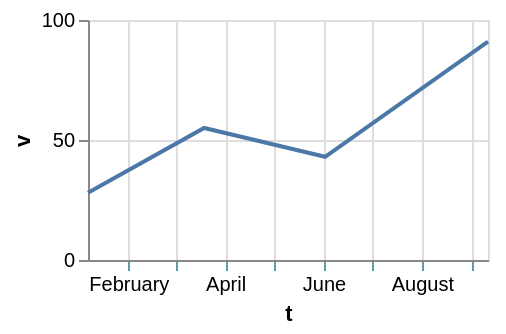

Source (Vega-Lite JSON):
### Vega-Lite specification from a JSON file in a GitHub repository (floating-point values rounded to 4 significant figures)
{"$schema": "https://vega.github.io/schema/vega-lite/v6.json", "width": 200, "height": 120, "data": {"values": [{"c": "alpha", "v": 28, "w": 3, "t": "2024-01-07"}, {"c": "beta", "v": 55, "w": 7, "t": "2024-03-19"}, {"c": "gamma", "v": 43, "w": 5, "t": "2024-06-02"}, {"c": "delta", "v": 91, "w": 9, "t": "2024-09-11"}]}, "mark": "line", "encoding": {"x": {"field": "t", "type": "temporal", "axis": {"tickColor": "cadetblue"}}, "y": {"field": "v", "type": "quantitative"}}}
